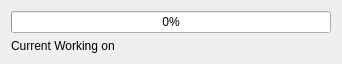
<?xml version="1.0" encoding="UTF-8"?>
<ui version="4.0">
 <class>ProgressBar</class>
 <widget class="QDialog" name="ProgressBar">
  <property name="geometry">
   <rect>
    <x>0</x>
    <y>0</y>
    <width>342</width>
    <height>62</height>
   </rect>
  </property>
  <property name="windowTitle">
   <string>Processing Commands</string>
  </property>
  <layout class="QVBoxLayout" name="verticalLayout">
   <item>
    <widget class="QProgressBar" name="pgbSearching">
     <property name="font">
      <font>
       <pointsize>9</pointsize>
      </font>
     </property>
     <property name="value">
      <number>0</number>
     </property>
    </widget>
   </item>
   <item>
    <widget class="QLabel" name="lblCurrentWorking">
     <property name="font">
      <font>
       <family>Helvetica</family>
       <pointsize>9</pointsize>
      </font>
     </property>
     <property name="text">
      <string>Current Working on</string>
     </property>
    </widget>
   </item>
  </layout>
 </widget>
 <resources/>
 <connections/>
</ui>
